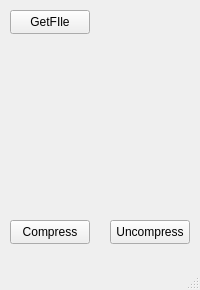
<?xml version="1.0" encoding="UTF-8"?>
<ui version="4.0">
 <class>MainWindow</class>
 <widget class="QMainWindow" name="MainWindow">
  <property name="geometry">
   <rect>
    <x>0</x>
    <y>0</y>
    <width>200</width>
    <height>290</height>
   </rect>
  </property>
  <property name="windowTitle">
   <string>MainWindow</string>
  </property>
  <widget class="QWidget" name="centralwidget">
   <widget class="QPushButton" name="pushButton">
    <property name="geometry">
     <rect>
      <x>10</x>
      <y>220</y>
      <width>80</width>
      <height>24</height>
     </rect>
    </property>
    <property name="text">
     <string>Compress</string>
    </property>
   </widget>
   <widget class="QPushButton" name="pushButton_2">
    <property name="geometry">
     <rect>
      <x>110</x>
      <y>220</y>
      <width>80</width>
      <height>24</height>
     </rect>
    </property>
    <property name="text">
     <string>Uncompress</string>
    </property>
   </widget>
   <widget class="QPushButton" name="pushButton_3">
    <property name="geometry">
     <rect>
      <x>10</x>
      <y>10</y>
      <width>80</width>
      <height>24</height>
     </rect>
    </property>
    <property name="text">
     <string>GetFIle</string>
    </property>
   </widget>
   <widget class="QLabel" name="label">
    <property name="geometry">
     <rect>
      <x>20</x>
      <y>40</y>
      <width>161</width>
      <height>161</height>
     </rect>
    </property>
    <property name="text">
     <string/>
    </property>
    <property name="alignment">
     <set>Qt::AlignCenter</set>
    </property>
    <property name="wordWrap">
     <bool>true</bool>
    </property>
   </widget>
  </widget>
  <widget class="QMenuBar" name="menubar">
   <property name="geometry">
    <rect>
     <x>0</x>
     <y>0</y>
     <width>200</width>
     <height>21</height>
    </rect>
   </property>
  </widget>
  <widget class="QStatusBar" name="statusbar"/>
 </widget>
 <resources/>
 <connections/>
</ui>
